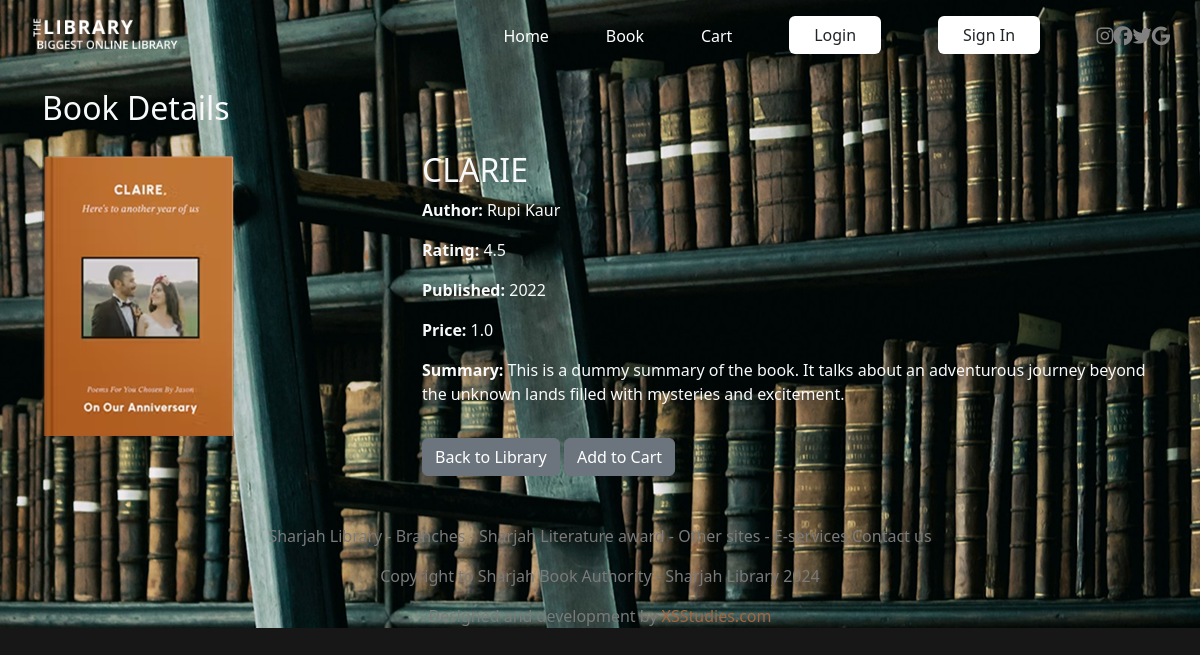
The page /bookdetail/4/ on the database its author committed.
### management/models.py (models this page shows, shortened)
class Management(models.Model):
    BookRating=models.FloatField(max_length=50)
    cover_image = models.ImageField(upload_to='static/Userview/',default='')
    BookAuthor=models.CharField(max_length=100)
    Booktitle=models.TextField(default='')
    Bookprice=models.FloatField(default=1.0)

### Library_management/views.py (the view)
# urls.py: path('bookdetail/<int:bookid>/',views.Bookdetail,name="bookdetail"),
def Bookdetail(request,bookid):
    book=Management.objects.get(pk=bookid)
    return render(request,'bookdetail/index.html', {'book': book})

### Library_management/templates/bookdetail/index.html
{% extends "base.html" %}
{% block content %}
  <div class="container text-light">
    <h2 class="my-sm-4 my-2">Book Details</h2>
    <div class="row mb-sm-4">
      <div class="col-md-4">
        <img src="{{ book.cover_image.url }}" class="img-fluid" alt="Book Cover">
      </div>
      <div class="col-md-8">
        <h2>{{book.Booktitle}}</h3>
        <p><strong>Author:</strong> {{book.BookAuthor}}</p>
        <p><strong>Rating:</strong> {{book.BookRating}}</p>
        <p><strong>Published:</strong> 2022</p>
        <p><strong>Price:</strong>  {{book.Bookprice}}</p>
        <p><strong>Summary:</strong> This is a dummy summary of the book. It talks about an adventurous journey beyond the unknown lands filled with mysteries and excitement.</p>
        <a href="{% url 'Main'%}" class="btn btn-secondary mt-3">Back to Library</a>
        <a href="{% url 'add_to_cart' book.id %}" class="btn btn-secondary mt-3">Add to Cart</a>
      </div>
    </div>
  </div>
{% endblock %}

### Library_management/static/style.css (style rules this page uses)
body { background-color:#171717 }

### rows shown on the page
Management: cover_image (picture), Booktitle "CLARIE", BookAuthor "Rupi Kaur", BookRating "4.5", Bookprice "1.0"
